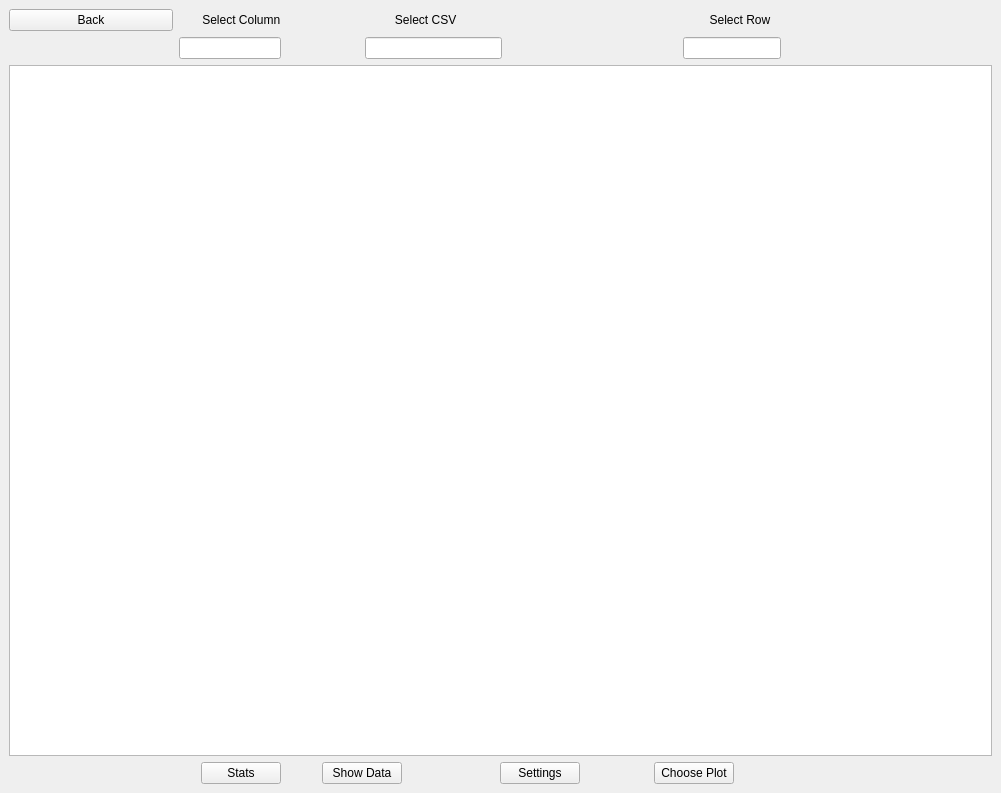
<?xml version="1.0" encoding="UTF-8"?>
<ui version="4.0">
 <class>MainWindow</class>
 <widget class="QMainWindow" name="MainWindow">
  <property name="geometry">
   <rect>
    <x>0</x>
    <y>0</y>
    <width>1001</width>
    <height>793</height>
   </rect>
  </property>
  <property name="windowTitle">
   <string>MainWindow</string>
  </property>
  <widget class="QWidget" name="centralwidget">
   <layout class="QGridLayout" name="gridLayout">
    <item row="0" column="0">
     <widget class="QPushButton" name="back">
      <property name="text">
       <string>Back</string>
      </property>
     </widget>
    </item>
    <item row="0" column="1" colspan="2">
     <widget class="QLabel" name="label">
      <property name="text">
       <string>       Select Column</string>
      </property>
     </widget>
    </item>
    <item row="0" column="5" colspan="2">
     <widget class="QLabel" name="label_2">
      <property name="text">
       <string>         Select CSV</string>
      </property>
     </widget>
    </item>
    <item row="0" column="11" colspan="2">
     <widget class="QLabel" name="label_3">
      <property name="text">
       <string>        Select Row</string>
      </property>
     </widget>
    </item>
    <item row="1" column="0">
     <spacer name="horizontalSpacer">
      <property name="orientation">
       <enum>Qt::Horizontal</enum>
      </property>
      <property name="sizeHint" stdset="0">
       <size>
        <width>133</width>
        <height>20</height>
       </size>
      </property>
     </spacer>
    </item>
    <item row="1" column="1" colspan="2">
     <widget class="QLineEdit" name="select_column"/>
    </item>
    <item row="1" column="3" colspan="2">
     <spacer name="horizontalSpacer_2">
      <property name="orientation">
       <enum>Qt::Horizontal</enum>
      </property>
      <property name="sizeHint" stdset="0">
       <size>
        <width>113</width>
        <height>20</height>
       </size>
      </property>
     </spacer>
    </item>
    <item row="1" column="5" colspan="3">
     <widget class="QLineEdit" name="path_csv">
      <property name="maximumSize">
       <size>
        <width>137</width>
        <height>22</height>
       </size>
      </property>
     </widget>
    </item>
    <item row="1" column="8" colspan="3">
     <spacer name="horizontalSpacer_3">
      <property name="orientation">
       <enum>Qt::Horizontal</enum>
      </property>
      <property name="sizeHint" stdset="0">
       <size>
        <width>153</width>
        <height>20</height>
       </size>
      </property>
     </spacer>
    </item>
    <item row="1" column="11" colspan="2">
     <widget class="QLineEdit" name="select_row"/>
    </item>
    <item row="1" column="13">
     <spacer name="horizontalSpacer_4">
      <property name="orientation">
       <enum>Qt::Horizontal</enum>
      </property>
      <property name="sizeHint" stdset="0">
       <size>
        <width>123</width>
        <height>20</height>
       </size>
      </property>
     </spacer>
    </item>
    <item row="2" column="0" colspan="14">
     <widget class="QTableView" name="view_dataframe"/>
    </item>
    <item row="3" column="0" colspan="2">
     <spacer name="horizontalSpacer_5">
      <property name="orientation">
       <enum>Qt::Horizontal</enum>
      </property>
      <property name="sizeHint" stdset="0">
       <size>
        <width>271</width>
        <height>20</height>
       </size>
      </property>
     </spacer>
    </item>
    <item row="3" column="2">
     <widget class="QPushButton" name="stats">
      <property name="text">
       <string>Stats</string>
      </property>
     </widget>
    </item>
    <item row="3" column="3">
     <spacer name="horizontalSpacer_9">
      <property name="orientation">
       <enum>Qt::Horizontal</enum>
      </property>
      <property name="sizeHint" stdset="0">
       <size>
        <width>15</width>
        <height>20</height>
       </size>
      </property>
     </spacer>
    </item>
    <item row="3" column="4" colspan="2">
     <widget class="QPushButton" name="show_data">
      <property name="maximumSize">
       <size>
        <width>93</width>
        <height>28</height>
       </size>
      </property>
      <property name="text">
       <string>Show Data</string>
      </property>
     </widget>
    </item>
    <item row="3" column="6">
     <spacer name="horizontalSpacer_10">
      <property name="orientation">
       <enum>Qt::Horizontal</enum>
      </property>
      <property name="sizeHint" stdset="0">
       <size>
        <width>89</width>
        <height>20</height>
       </size>
      </property>
     </spacer>
    </item>
    <item row="3" column="7" colspan="2">
     <widget class="QPushButton" name="settings">
      <property name="maximumSize">
       <size>
        <width>93</width>
        <height>28</height>
       </size>
      </property>
      <property name="text">
       <string>Settings</string>
      </property>
     </widget>
    </item>
    <item row="3" column="9">
     <spacer name="horizontalSpacer_8">
      <property name="orientation">
       <enum>Qt::Horizontal</enum>
      </property>
      <property name="sizeHint" stdset="0">
       <size>
        <width>16</width>
        <height>20</height>
       </size>
      </property>
     </spacer>
    </item>
    <item row="3" column="10" colspan="2">
     <widget class="QPushButton" name="choose_plot">
      <property name="maximumSize">
       <size>
        <width>93</width>
        <height>28</height>
       </size>
      </property>
      <property name="text">
       <string>Choose Plot</string>
      </property>
     </widget>
    </item>
    <item row="3" column="12" colspan="2">
     <spacer name="horizontalSpacer_6">
      <property name="orientation">
       <enum>Qt::Horizontal</enum>
      </property>
      <property name="sizeHint" stdset="0">
       <size>
        <width>340</width>
        <height>20</height>
       </size>
      </property>
     </spacer>
    </item>
   </layout>
  </widget>
 </widget>
 <resources/>
 <connections/>
</ui>
